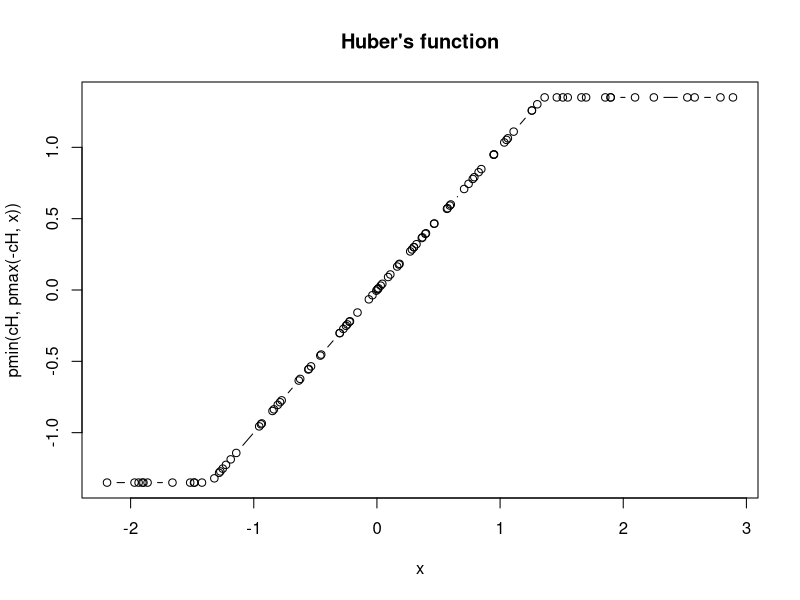
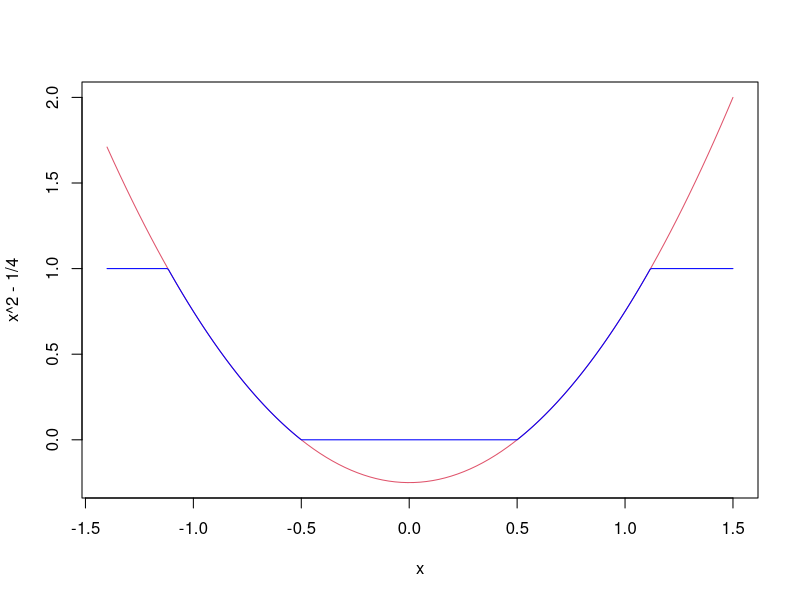
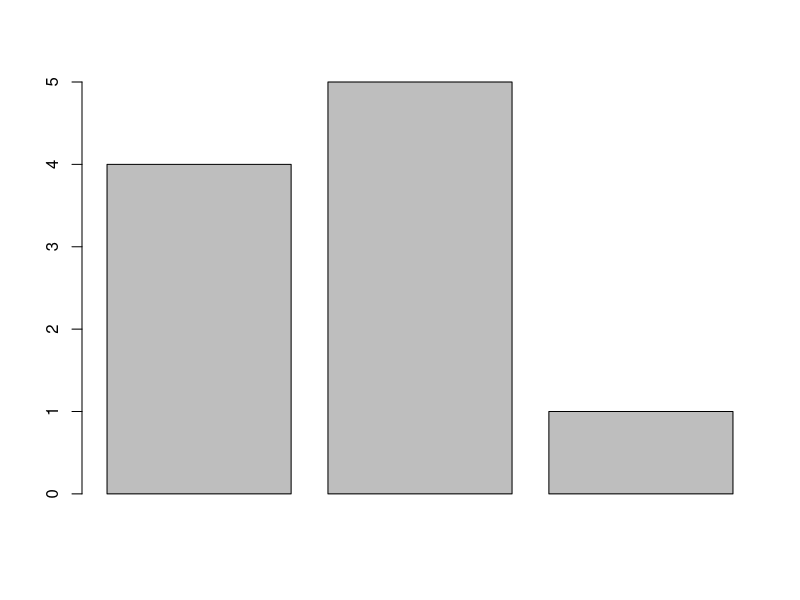
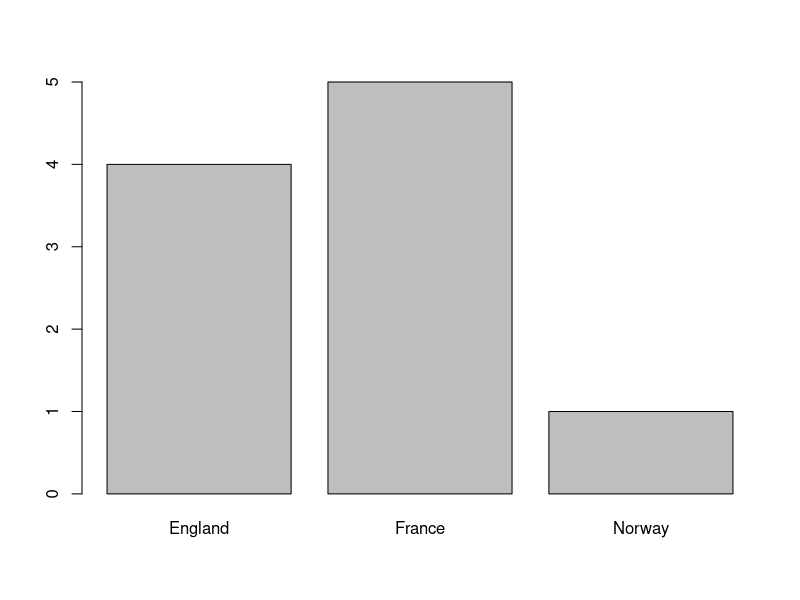
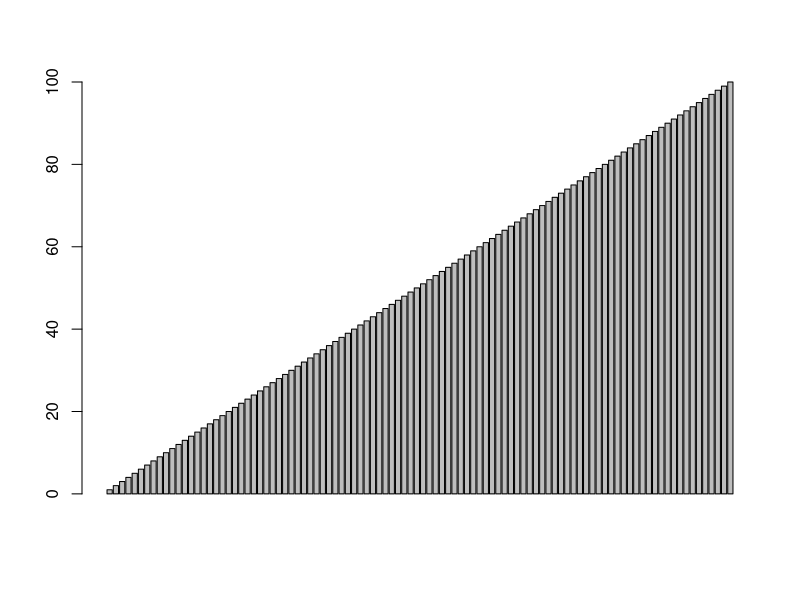
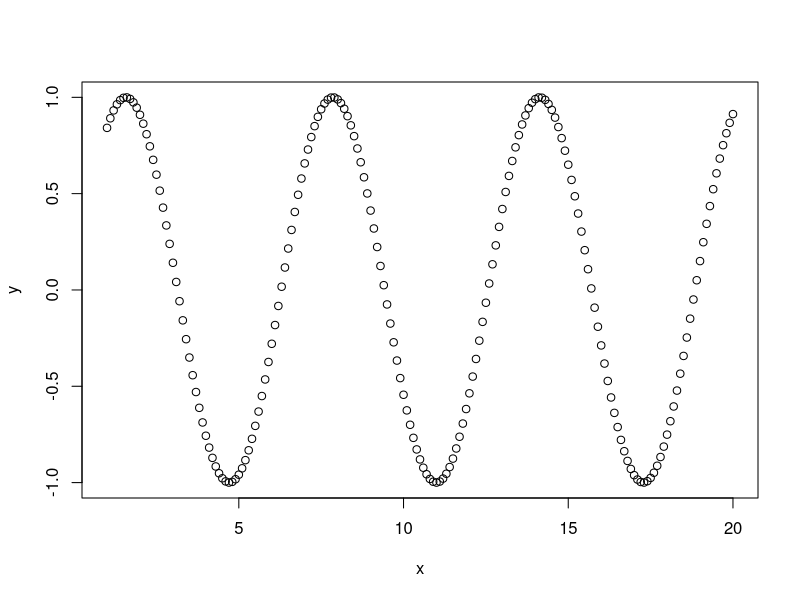
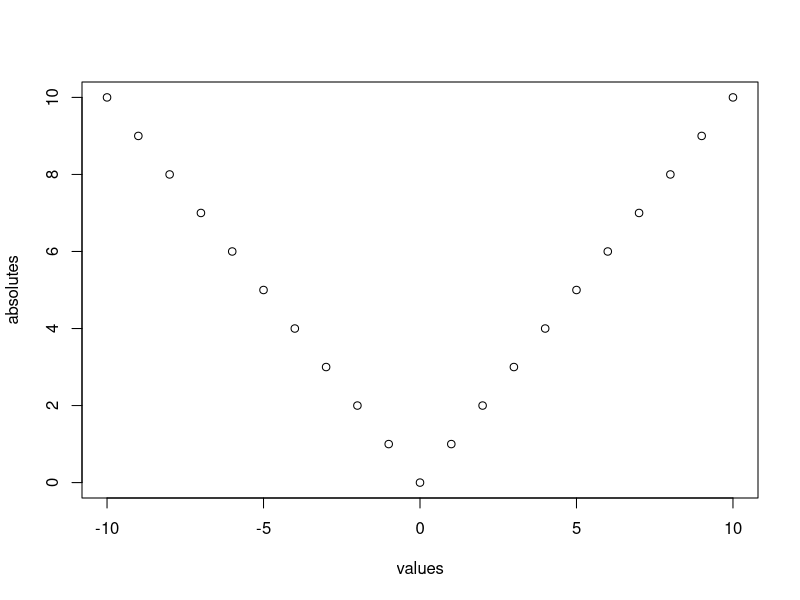
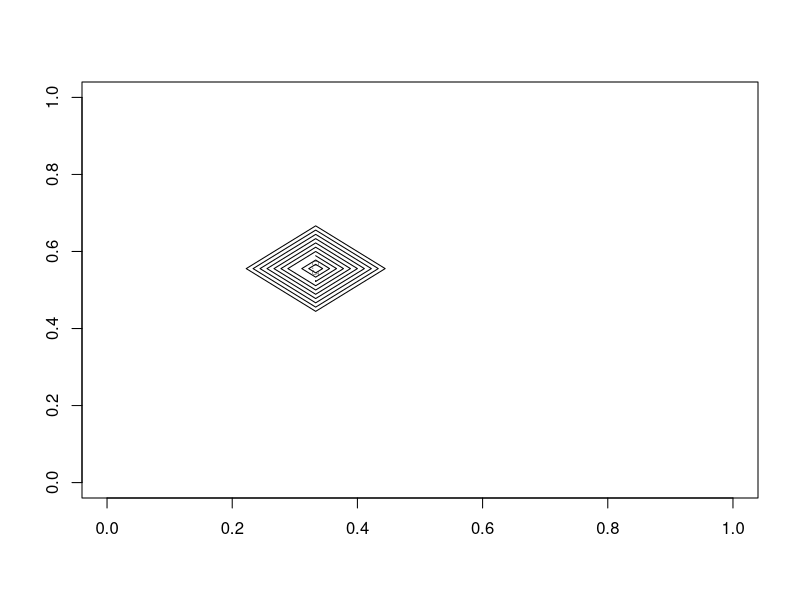

The R script that drew these images, in order:
# tryR
# luckylucky7
#20150929
##################chapter1#################


1+1
"Arr,matey"
6*7
3<4
2+2==5
T==TRUE
x<-42
x/2
x<-"Arr,matey!"
x
x<-TRUE
sum(1,3,5)
rep("Yo ho!",times=3)
sqrt(16)
help(sum)
example(min)
help(rep)
list.files()




##################chapter2#################

c(4,7,9)
c('a','b','c')
c('1',"TRUE","three")
5:9
seq(5,9)
seq(5,9,0.5)
9:5
sentence <- c('walk', 'the', 'plank')
sentence[3]
sentence[1]
sentence[3]<-"dog"
sentence[4]<-'to'
sentence[c(1,3)]
sentence[2:4]
sentence[5:7]<-c('the','poop','deck')
sentence[6]
ranks <- 1:3
names(ranks) <- c("first", "second", "third")
ranks
ranks["first"]
ranks["third"] <- 4
vesselsSunk <- c(4, 5, 1)
barplot(vesselsSunk)
names(vesselsSunk) <- c("England", "France", "Norway")
barplot(vesselsSunk)
barplot(1:100)
a <- c(1, 2, 3)
a + 1
a / 2
a*2
b <- c(4, 5, 6)
a + b
a-b
a == c(1, 99, 3)
a<b
sin(a)
sqrt(a)
x <- seq(1, 20, 0.1)
y <- sin(x)
plot(x, y)
values <- -10:10
absolutes <- abs(values)
plot(values, absolutes)
a <- c(1, 3, NA, 7, 9)
sum(a)
help(sum)
sum(a, na.rm = TRUE)

##################chapter3#################

matrix(0, 3, 4)
a <- 1:12
print(a)
matrix(a, 3, 4)
plank <- 1:8
dim(plank) <- c(2, 4)
print(plank)
matrix(1, 5, 5)
print(plank)
plank[2, 3]
plank[1, 4]
plank[1, 4] <- 0
plank[2,]	
plank[, 4]
plank[, 2:4]
elevation <- matrix(1, 10, 10)
elevation[4, 6] <- 0	
contour(elevation)
persp(elevation)
persp(elevation, expand=0.2)
contour(volcano)
persp(volcano, expand=0.2)
image(volcano)


##################chapter 4#################

limbs <- c(4, 3, 4, 3, 2, 4, 4, 4)
names(limbs) <- c('One-Eye', 'Peg-Leg', 'Smitty', 'Hook', 'Scooter', 'Dan', 'Mikey', 'Blackbeard')
mean(limbs)
barplot(limbs)
abline(h = mean(limbs))
limbs <- c(4, 3, 4, 3, 2, 4, 4, 14)
names(limbs) <- c('One-Eye', 'Peg-Leg', 'Smitty', 'Hook', 
                  'Scooter', 'Dan', 'Mikey', 'Davy Jones')
mean(limbs)
barplot(limbs)
abline(h = mean(limbs))
median(limbs)
abline(h = median(limbs))
pounds <- c(45000, 50000, 35000, 40000, 35000, 45000, 10000, 15000)
barplot(pounds)
meanValue <- mean(pounds)
abline(h = meanValue)
deviation <- sd(pounds)	
abline(h = meanValue + deviation)	
abline(h = meanValue - deviation)
